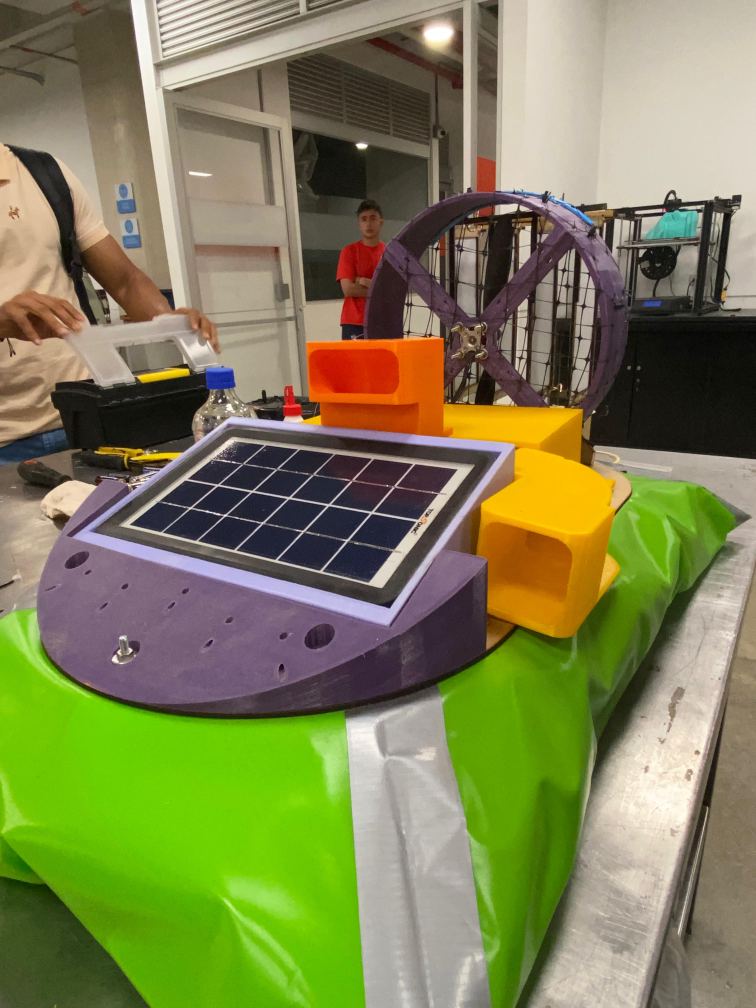
#> input picture codes/images/5.jpeg, 3024 x 4032 px (shown at 1/4 size)
$ python calibrateTrackbar.py
#> lines starting #> are read from the running program, lines starting #| are printed output that depends on the picture; after the words box and inside, x2 and y2 are one past the last pixel; in counts of white or black regions, pixels touching at a corner belong together
### codes/my_functions.py
import numpy as np
import cv2

def readImage(path,type):
#> called with path = 'images/5.jpeg', type = 1
    return cv2.imread(path,type)
#> returned value is the input picture: shape (4032, 3024, 3); mean B, G, R 83.2, 129.4, 127.1

def showImage(name,image, size=(700,900)):
#> called with name = 'Imagen a color', size = (700, 900)
    cv2.imshow(name,cv2.resize(image, size))
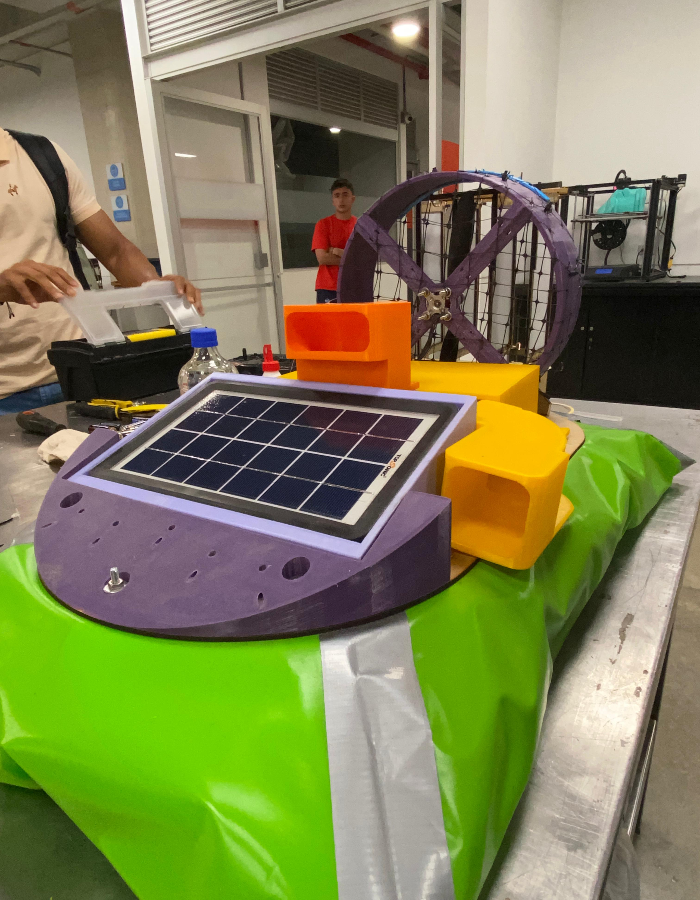
#> window 'Imagen a color': shape (900, 700, 3); mean B, G, R 83.1, 129.3, 127

def closeImage(t):
    cv2.waitKey(t) # espera hasta que se presione una tecla
    cv2.destroyAllWindows # cierra todas las ventanas abiertas

# [15 lines left out: functions binaryImageGray, binaryImageColor, binaryImageColorBGR, not called in this run]
    #Al momento de identificar algo siempre debe ser blanco el objetivo, por lo cual si no aparece así uso

# bgr del profe------------------------------------------------
def binaryImageColorBgr2(img,val_min,val_max):
    return cv2.inRange(img,val_min,val_max)

def binaryImageColorHsv (img,val_min,val_max):
    img_hsv= cv2.cvtColor(img,cv2.COLOR_BGR2HSV) #Leo la imagen a color y la paso a HSV
    return cv2.inRange(img_hsv,val_min,val_max)

# conversor de imagenes BGR a HSV
def convertBgrToHsv(img):
    return cv2.cvtColor(img,cv2.COLOR_BGR2HSV)
#> returned value: shape (4032, 3024, 3); mean H, S, V 43.5, 107.7, 144

#conversor de imagenes GRAY a BGR
def convertGrayToColor(img):
    return cv2.cvtColor(img,cv2.COLOR_GRAY2BGR)

def createTrackbar():
    cv2.namedWindow("trackbars", cv2.WINDOW_NORMAL)
    cv2.createTrackbar("Min H", "trackbars", 0, 255, lambda x: None)
#> slider 'Min H' is set to 51
    cv2.createTrackbar("Min S", "trackbars", 0, 255, lambda x: None)
#> slider 'Min S' is set to 51
    cv2.createTrackbar("Min V", "trackbars", 0, 255, lambda x: None)
#> slider 'Min V' is set to 51
    cv2.createTrackbar("Max H", "trackbars", 255, 255, lambda x: None)
    cv2.createTrackbar("Max S", "trackbars", 255, 255, lambda x: None)
    cv2.createTrackbar("Max V", "trackbars", 255, 255, lambda x: None)

def getTrackbarValues():
    min_h = cv2.getTrackbarPos("Min H", "trackbars")
    min_s = cv2.getTrackbarPos("Min S", "trackbars")
    min_v = cv2.getTrackbarPos("Min V", "trackbars")
    max_h = cv2.getTrackbarPos("Max H", "trackbars")
    max_s = cv2.getTrackbarPos("Max S", "trackbars")
    max_v = cv2.getTrackbarPos("Max V", "trackbars")
    return (min_h, min_s, min_v), (max_h, max_s, max_v)

### codes/calibrateTrackbar.py
# se va a utilizar para obtener los valores minimos y maximos de los canales BGR y HSV
import numpy as np
import cv2

#usar funciones de otro archivo
import my_functions

path="images/banana_iluminada.jpeg"
path="images/5.jpeg"

if __name__ == "__main__":
    imageColor = my_functions.readImage(path,1) # Leer imagen a color

    my_functions.showImage("Imagen a color", imageColor) # Mostrar imagen a color

    imageHsv= my_functions.convertBgrToHsv(imageColor)
    my_functions.createTrackbar()
    while True:
        list_values = my_functions.getTrackbarValues()

        print(list_values)
        imageBinaryHSV = my_functions.binaryImageColorHsv(imageColor,list_values[0],list_values[1]) # Convertir imagen de color a binario
#> in binaryImageColorHsv, `return cv2.inRange(img_hsv,val_min,val_max)`:
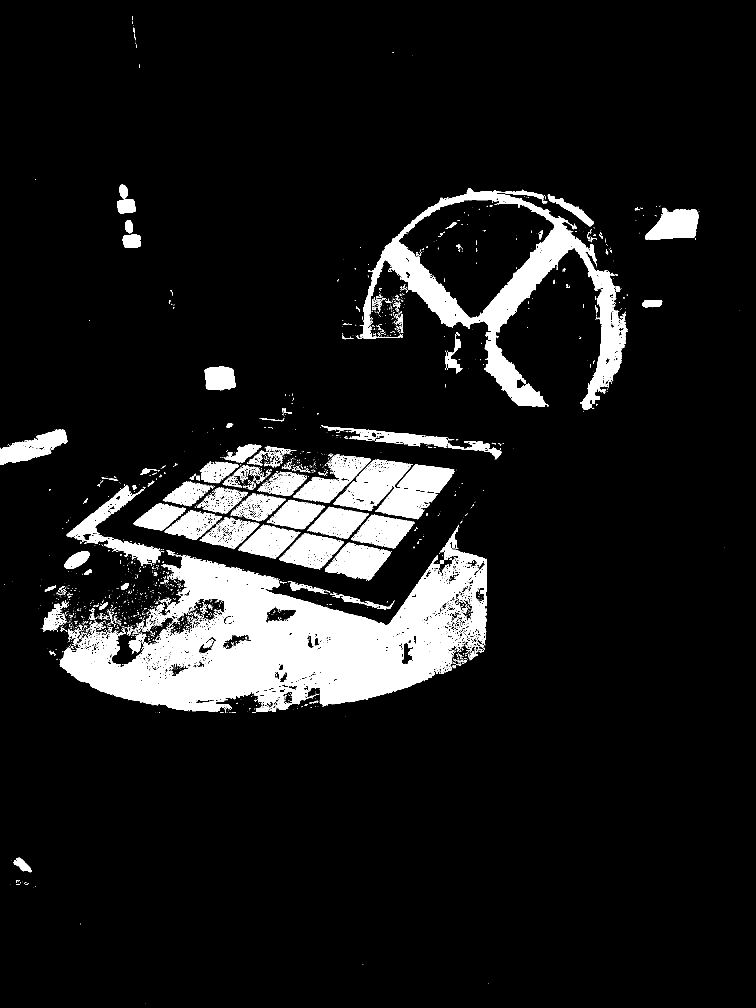
#> returned value: shape (4032, 3024) (shown at 1/4 size); 9.3% white; 3574 white regions (2958 under 20 px), largest, box (x1, y1, x2, y2) and area: (240, 2099, 1947, 2851) 525448, (1439, 752, 2511, 1640) 184088, (1501, 1858, 1816, 2077) 32988
        my_functions.showImage("Imagen binaria HSV", imageHsv)
#> call 2 of showImage, with name = 'Imagen binaria HSV', size = (700, 900)
#> in showImage (call 2), `cv2.imshow(name,cv2.resize(image, size))`:
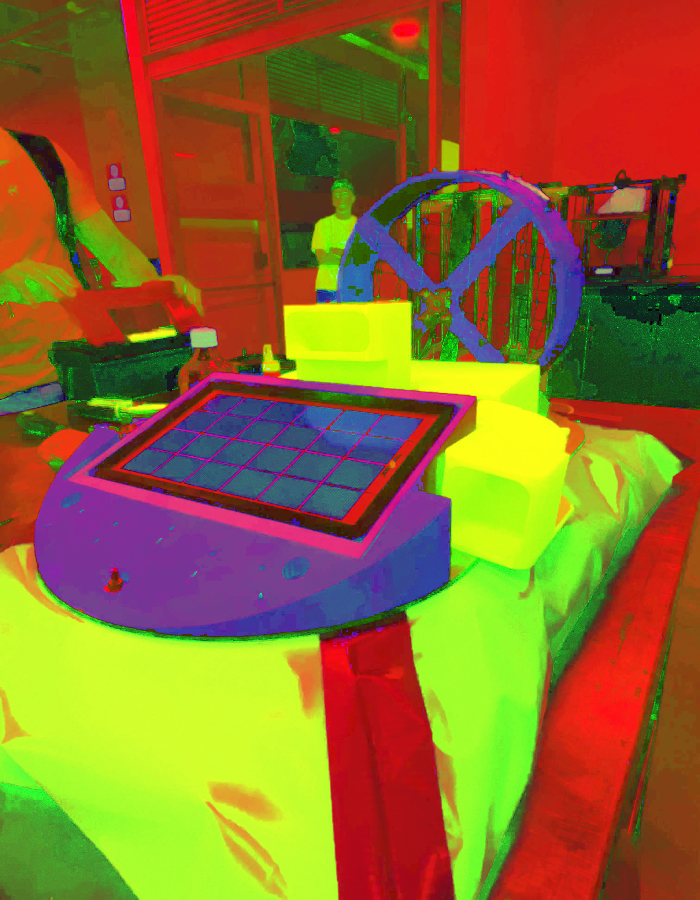
#> window 'Imagen binaria HSV': shape (900, 700, 3); mean B, G, R 43.5, 107.6, 143.9
        my_functions.showImage("Imagen binaria HSV", imageBinaryHSV)
#> call 3 of showImage, with name = 'Imagen binaria HSV', size = (700, 900)
#> in showImage (call 3), `cv2.imshow(name,cv2.resize(image, size))`:
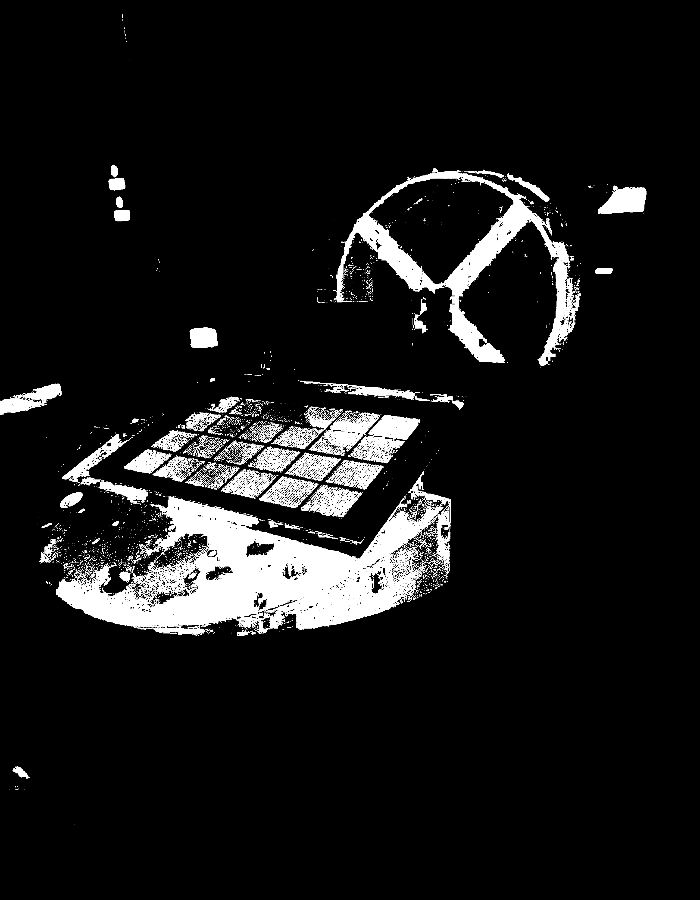
#> window 'Imagen binaria HSV': shape (900, 700); min 0, max 255, mean 23.8

        if cv2.waitKey(1) & 0xFF == ord('q'):  # Salir con la tecla 'q'
#> (key q is pressed here)
            break

$ run again, with codes/images/WhatsApp Image 2026-01-30 at 19.41.07 (1).jpeg copied over codes/images/5.jpeg
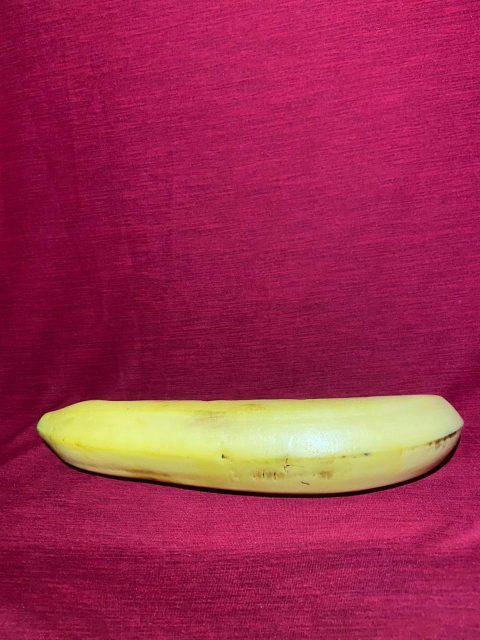
#> input picture codes/images/WhatsApp Image 2026-01-30 at 19.41.07 (1).jpeg, 960 x 1280 px (shown at 1/2 size)
#> in readImage, returned value is the input picture: shape (1280, 960, 3); mean B, G, R 78.8, 42.9, 158.4
#> in binaryImageColorHsv, `return cv2.inRange(img_hsv,val_min,val_max)`:
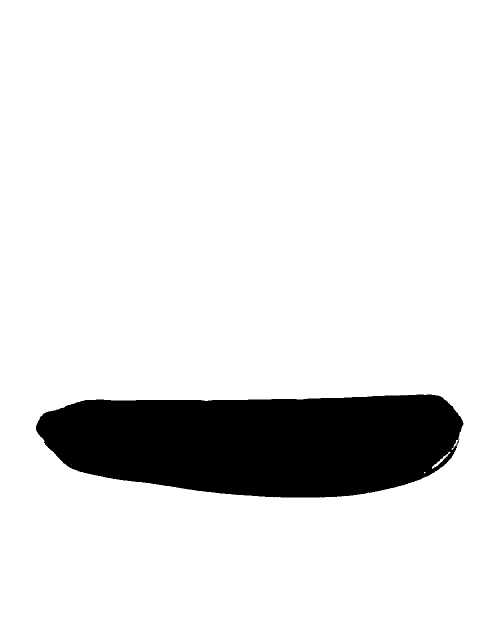
#> returned value: shape (1280, 960) (shown at 1/2 size); 88.5% white; 1 black region, box (x1, y1, x2, y2) and area: (72, 789, 927, 995) 141830
#> in showImage (call 3), `cv2.imshow(name,cv2.resize(image, size))`:
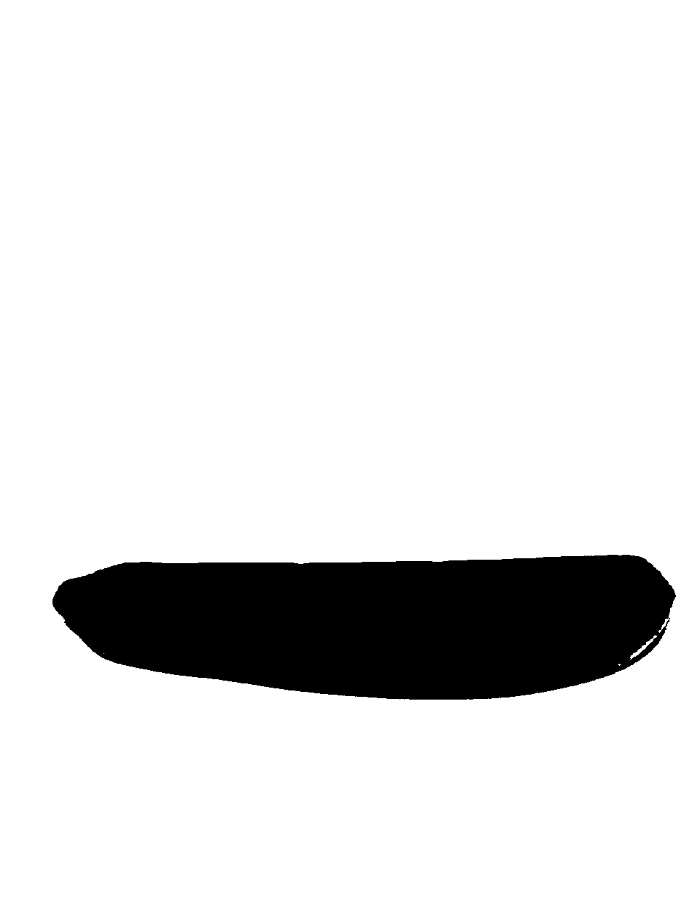
#> window 'Imagen binaria HSV': shape (900, 700); min 0, max 255, mean 225.6

$ run again, with codes/images/WhatsApp Image 2026-01-30 at 19.41.08 (1).jpeg copied over codes/images/5.jpeg
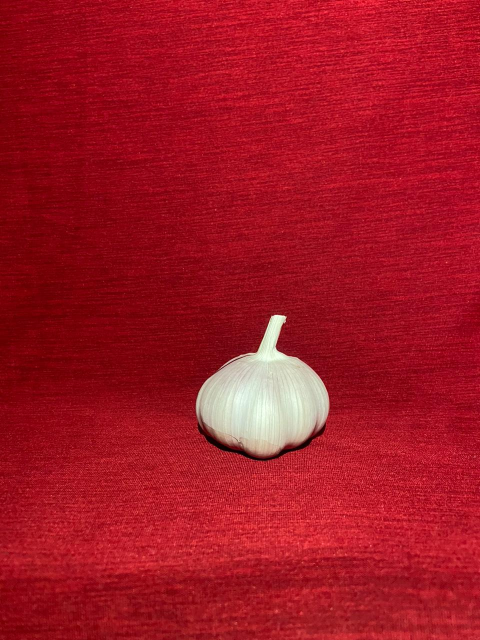
#> input picture codes/images/WhatsApp Image 2026-01-30 at 19.41.08 (1).jpeg, 960 x 1280 px (shown at 1/2 size)
#> in readImage, returned value is the input picture: shape (1280, 960, 3); mean B, G, R 35.9, 22, 162.5
#> in binaryImageColorHsv, `return cv2.inRange(img_hsv,val_min,val_max)`:
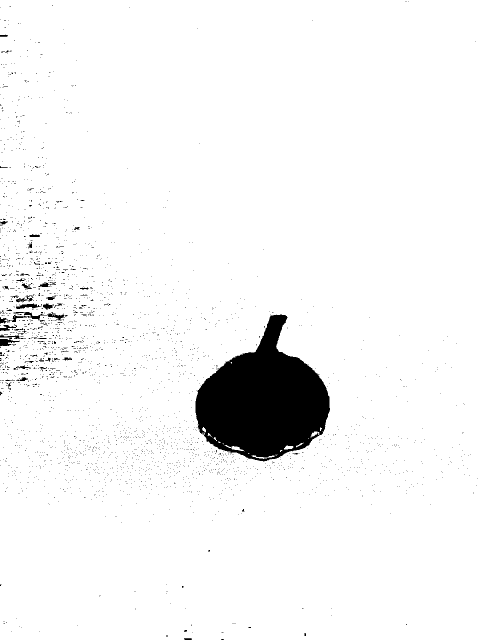
#> returned value: shape (1280, 960) (shown at 1/2 size); 95.5% white; 2661 black regions (2615 under 20 px), largest, box (x1, y1, x2, y2) and area: (391, 629, 660, 923) 47152, (0, 624, 94, 647) 555, (0, 678, 40, 693) 316
#> in showImage (call 3), `cv2.imshow(name,cv2.resize(image, size))`:
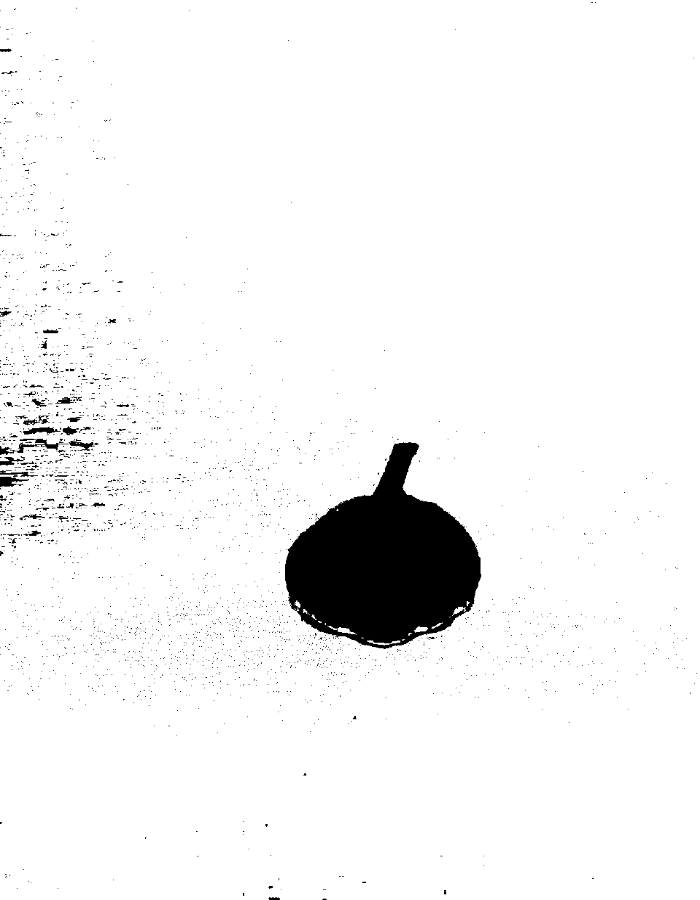
#> window 'Imagen binaria HSV': shape (900, 700); min 0, max 255, mean 243.4

$ run again, with codes/images/WhatsApp Image 2026-01-30 at 19.41.08.jpeg copied over codes/images/5.jpeg
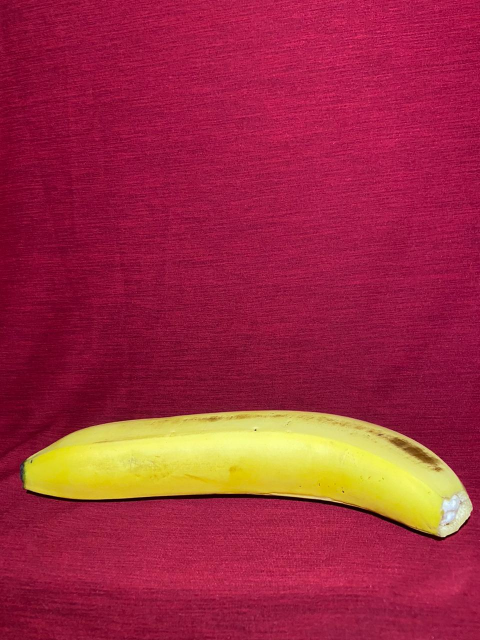
#> input picture codes/images/WhatsApp Image 2026-01-30 at 19.41.08.jpeg, 960 x 1280 px (shown at 1/2 size)
#> in readImage, returned value is the input picture: shape (1280, 960, 3); mean B, G, R 64.6, 41.9, 160.4
#> in binaryImageColorHsv, `return cv2.inRange(img_hsv,val_min,val_max)`:
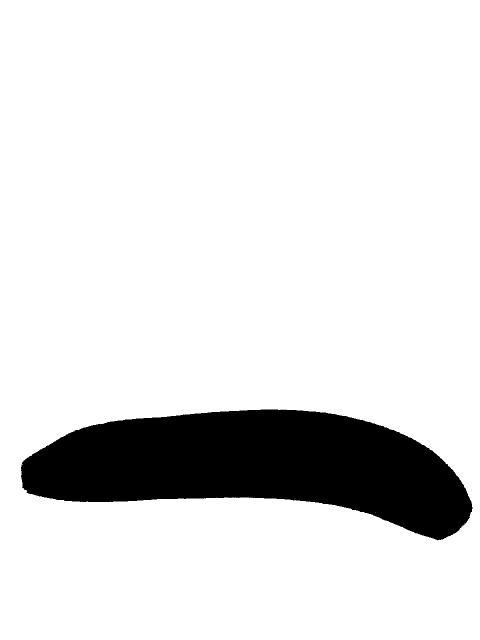
#> returned value: shape (1280, 960) (shown at 1/2 size); 88.2% white; 2 black regions (1 under 20 px), largest, box (x1, y1, x2, y2) and area: (42, 819, 945, 1081) 144414
#> in showImage (call 3), `cv2.imshow(name,cv2.resize(image, size))`:
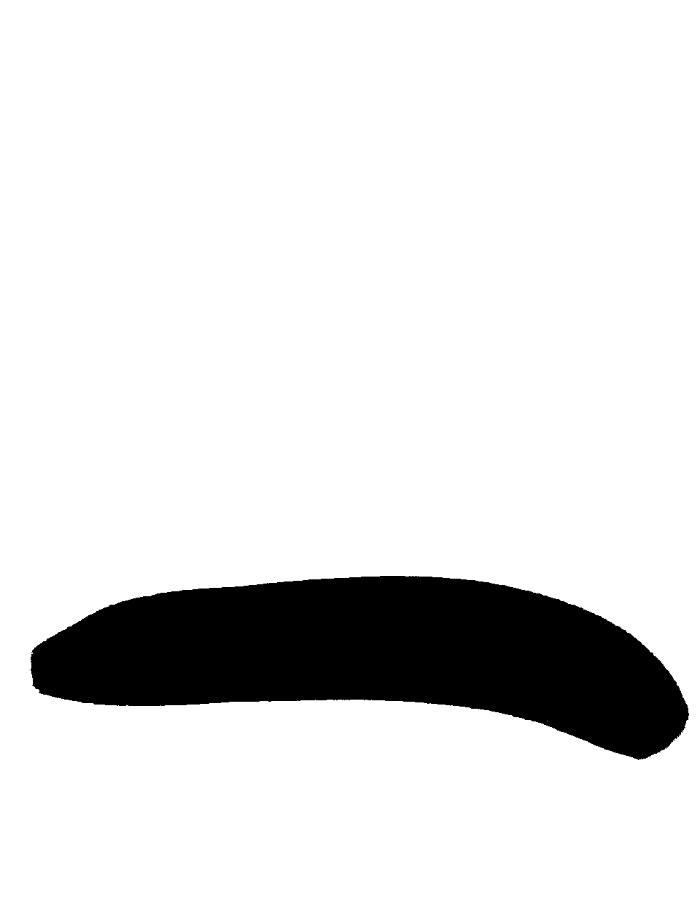
#> window 'Imagen binaria HSV': shape (900, 700); min 0, max 255, mean 225
